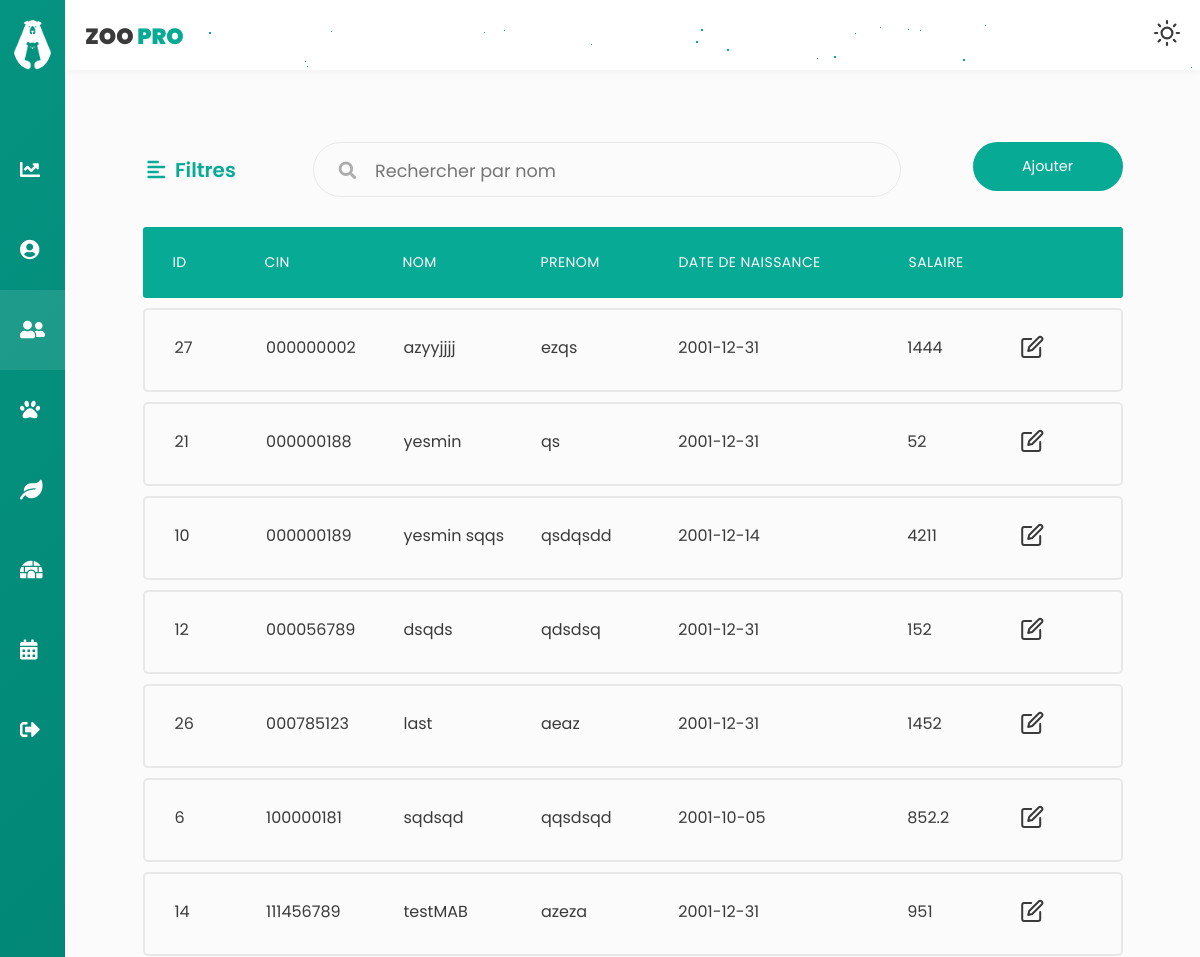
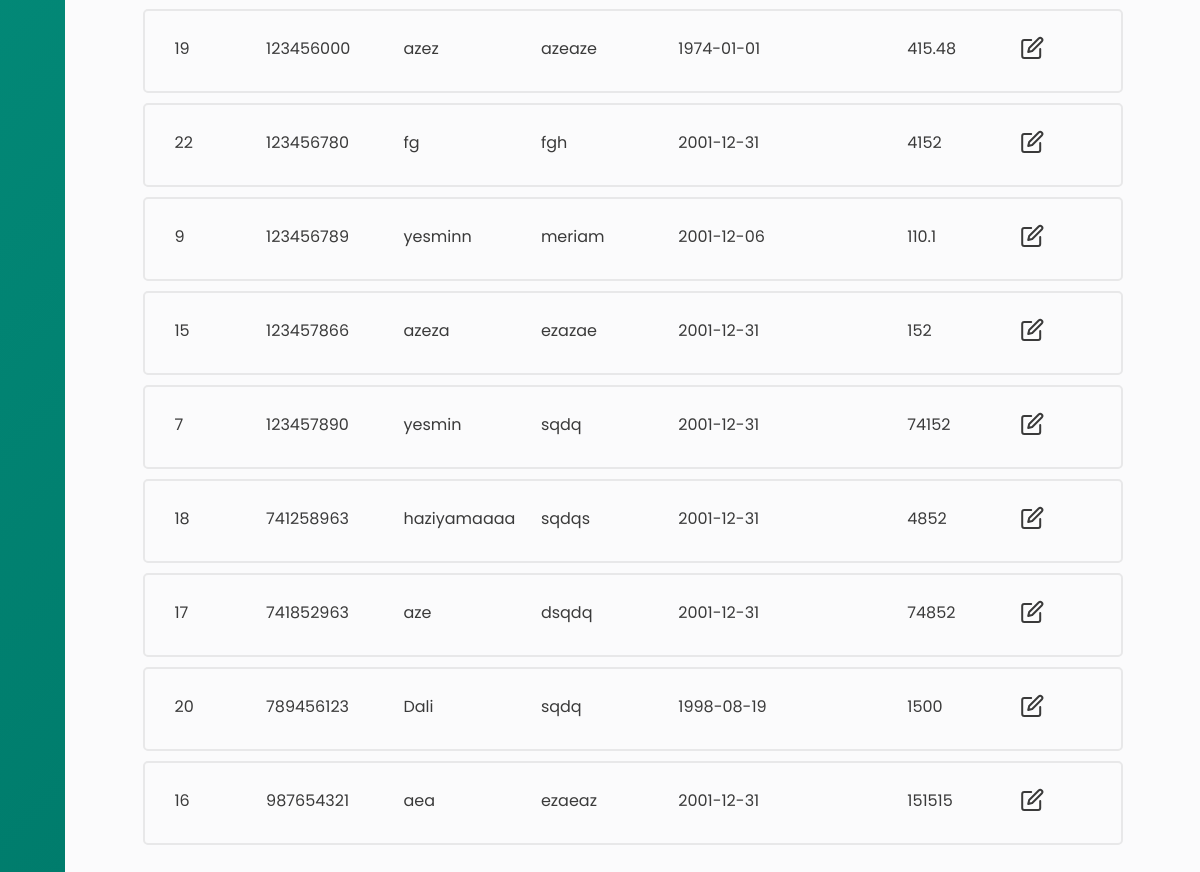
Screenshot of /employes/afficherList (signed in) with the database file from the repository (2 pictures, top to bottom).
### tables this page shows
CREATE TABLE `personel` (
  `id` int(11) NOT NULL,
  `cin` varchar(9) NOT NULL,
  `nom` varchar(50) NOT NULL,
  `prenom` varchar(50) NOT NULL,
  `date_de_naissance` date NOT NULL,
  `salaire` float NOT NULL,
  `updated_by` int(11) DEFAULT NULL
);

### app/libraries/Core.php (called while the page is built, shortened)
<?php
  class Core {
    protected $currentMethod = 'index';
    public function __construct(){
      $url = $this->getUrl();
      if(isset($url[0])){
      if(file_exists('../app/controllers/' . ucwords($url[0]). '.php')){
        unset($url[0]);
      }
    }
      $this->currentController = new $this->currentController;
      if(isset($url[1])){
        if(method_exists($this->currentController, $url[1])){
          $this->currentMethod = $url[1];
          unset($url[1]);
        }
      }
      $this->params = $url ? array_values($url) : [];
      call_user_func_array([$this->currentController, $this->currentMethod], $this->params);
    }
    public function getUrl(){
      if(isset($_GET['url'])){
        $url = rtrim($_GET['url'], '/');
        $url = filter_var($url, FILTER_SANITIZE_URL);
        $url = explode('/', $url);
        return $url;
      }
    }
  }

### app/require.php (called while the page is built, shortened)
<?php
    require_once 'libraries/Core.php';
    require_once 'libraries/Controller.php';
    require_once 'libraries/Database.php';
    $init = new Core();

### public/index.php (called while the page is built)
<?php
    require_once '../app/require.php';

### app/libraries/Database.php (called while the page is built, shortened)
<?php
    class Database {
        private $dbHost = DB_HOST;
        private $dbUser = DB_USER;
        private $dbPass = DB_PASS;
        private $dbName = DB_NAME;
        private $statement;
        private $dbHandler;
        public function __construct() {
            $conn = 'mysql:host=' . $this->dbHost . ';dbname=' . $this->dbName;
            $options = array(
                PDO::ATTR_PERSISTENT => true,
                PDO::ATTR_ERRMODE => PDO::ERRMODE_EXCEPTION
            );
            try {
                $this->dbHandler = new PDO($conn, $this->dbUser, $this->dbPass, $options);
            } catch (PDOException $e) {
                $this->error = $e->getMessage();
                echo $this->error;
            }
        }
        public function query($sql) {
            $this->statement = $this->dbHandler->prepare($sql);
        }
        public function execute() {
            return $this->statement->execute();
        }
        public function resultSet() {
            $this->execute();
            return $this->statement->fetchAll();
        }
    }

### app/models/Employe.php (called while the page is built, shortened)
<?php
class Employe
{
    private $db;
    public function __construct()
    {
        $this->db = new Database;
    }
    public function getSalaireSup()
    {
        $this->db->query('SELECT count(*) FROM `personel` WHERE salaire >= 1500');
        return $this->db->resultSet();
    }
    public function getSalaireInf()
    {
        $this->db->query('SELECT count(*) FROM `personel` WHERE salaire < 1500');
        return $this->db->resultSet();
    }
    public function afficher()
    {
        $this->db->query('SELECT * FROM personel');
        return $this->db->resultSet();
    }
}

### app/controllers/Employes.php (the view, shortened to what this page needs)
<?php
class Employes extends Controller
{
    public function __construct()
    {
        $this->employeModel = $this->model('Employe');
    }
    public function afficherList($error = '')
    {
        $tab = $this->employeModel->afficher();
        $data = [
            'tab' => '',
            'errorAdd' => '',
            'errorUpdate' => '',
            'sup' => '',
            'inf' => ''
        ];
        foreach ($tab as $key => $value) {
            $data['tab'] .= '<li class="table-row">
            <div class="col col-1" data-label="ID">' . $value[0] . '</div>
            <div class="col col-2" data-label="CIN">' . $value[1] . '</div>
            <div class="col col-3" data-label="Nom">' . $value[2] . '</div>
            <div class="col col-4" data-label="Prenom">' . $value[3] . '</div>
            <div class="col col-5" data-label="Date de naissance">' . $value[4] . '</div>
            <div class="col col-6" data-label="Salaire">' . $value[5] . '</div>
            <div class="col col-7">
                <div class="col-buttons">
                    <button class="tab-btn"><i data-feather="edit"></i></button>
                </div>
            </div>
        </li>';
        }
    }
}

### public/css/employes.css (style rules this page uses)
.col-buttons { display: -webkit-box; display: -ms-flexbox; display: flex; -webkit-box-pack: end; -ms-flex-pack: end; justify-content: flex-end; -webkit-box-align: center; -ms-flex-align: center; align-items: center; -webkit-transform: translate(-50%, 0); transform: translate(-50%, 0); }
.responsive-table li { border-radius: 3px; padding: 25px 30px; display: -webkit-box; display: -ms-flexbox; display: flex; -webkit-box-pack: justify; -ms-flex-pack: justify; justify-content: space-between; margin-bottom: 10px; color: var(--tc); }
.responsive-table .table-row { background-color: transparent; border-radius: 5px; border: solid 2px #e8e8e9; }
.responsive-table .col-1 { -ms-flex-preferred-size: 10%; flex-basis: 10%; }
.responsive-table .col-2 { -ms-flex-preferred-size: 15%; flex-basis: 15%; }
.responsive-table .col-3 { -ms-flex-preferred-size: 15%; flex-basis: 15%; }
.responsive-table .col-4 { -ms-flex-preferred-size: 15%; flex-basis: 15%; }
.responsive-table .col-5 { -ms-flex-preferred-size: 25%; flex-basis: 25%; }
.responsive-table .col-6 { -ms-flex-preferred-size: 10%; flex-basis: 10%; }
.responsive-table .col-7 { -ms-flex-preferred-size: 10%; flex-basis: 10%; }
.tab-btn { cursor: pointer; background: transparent; color: var(--tc); border: 0; outline: none; }

### rows the page displays
personel: id "27", cin "000000002", nom "azyyjjjj", prenom "ezqs", date_de_naissance "2001-12-31", salaire "1444"
personel: id "21", cin "000000188", nom "yesmin", prenom "qs", date_de_naissance "2001-12-31", salaire "52"
personel: id "10", cin "000000189", nom "yesmin sqqs", prenom "qsdqsdd", date_de_naissance "2001-12-14", salaire "4211"
personel: id "12", cin "000056789", nom "dsqds", prenom "qdsdsq", date_de_naissance "2001-12-31", salaire "152"
personel: id "26", cin "000785123", nom "last", prenom "aeaz", date_de_naissance "2001-12-31", salaire "1452"
personel: id "6", cin "100000181", nom "sqdsqd", prenom "qqsdsqd", date_de_naissance "2001-10-05", salaire "852.2"
personel: id "14", cin "111456789", nom "testMAB", prenom "azeza", date_de_naissance "2001-12-31", salaire "951"
personel: id "19", cin "123456000", nom "azez", prenom "azeaze", date_de_naissance "1974-01-01", salaire "415.48"
personel: id "22", cin "123456780", nom "fg", prenom "fgh", date_de_naissance "2001-12-31", salaire "4152"
personel: id "9", cin "123456789", nom "yesminn", prenom "meriam", date_de_naissance "2001-12-06", salaire "110.1"
personel: id "15", cin "123457866", nom "azeza", prenom "ezazae", date_de_naissance "2001-12-31", salaire "152"
personel: id "7", cin "123457890", nom "yesmin", prenom "sqdq", date_de_naissance "2001-12-31", salaire "74152"
personel: id "18", cin "741258963", nom "haziyamaaaa", prenom "sqdqs", date_de_naissance "2001-12-31", salaire "4852"
personel: id "17", cin "741852963", nom "aze", prenom "dsqdq", date_de_naissance "2001-12-31", salaire "74852"
personel: id "20", cin "789456123", nom "Dali", prenom "sqdq", date_de_naissance "1998-08-19", salaire "1500"
personel: id "16", cin "987654321", nom "aea", prenom "ezaeaz", date_de_naissance "2001-12-31", salaire "151515"
